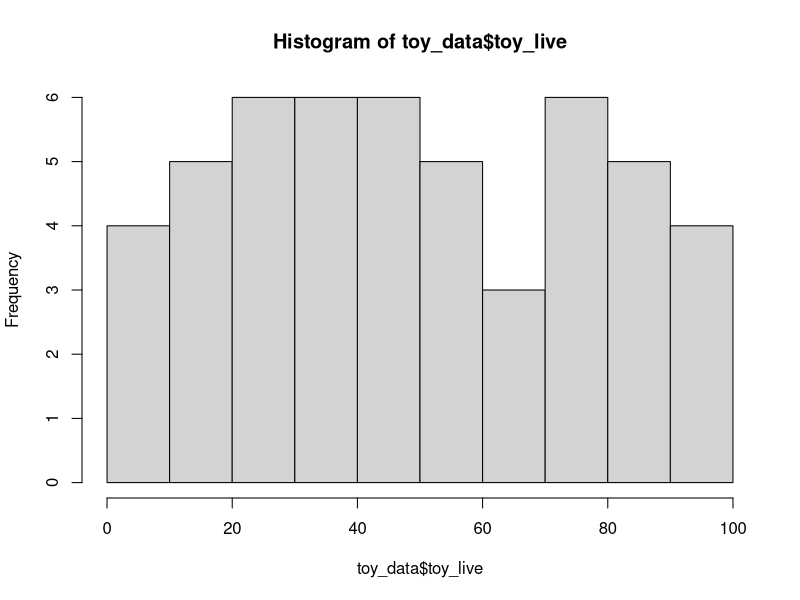
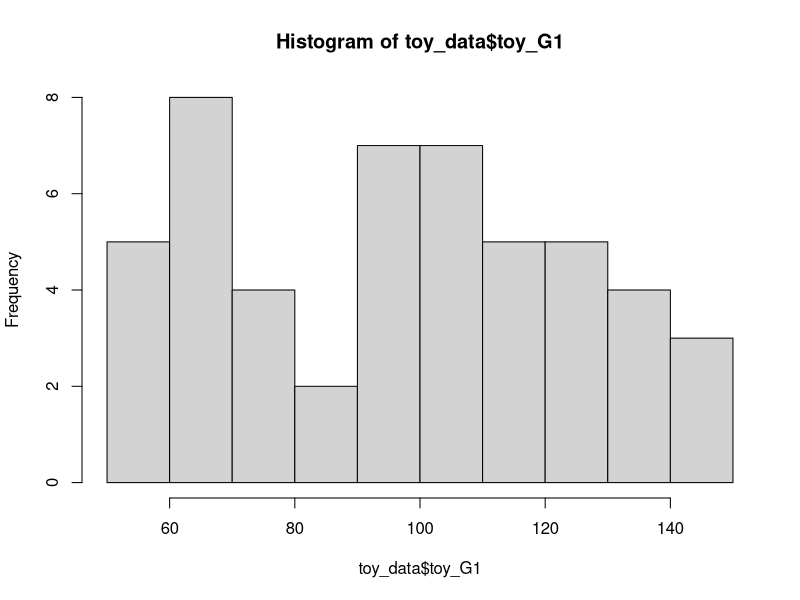
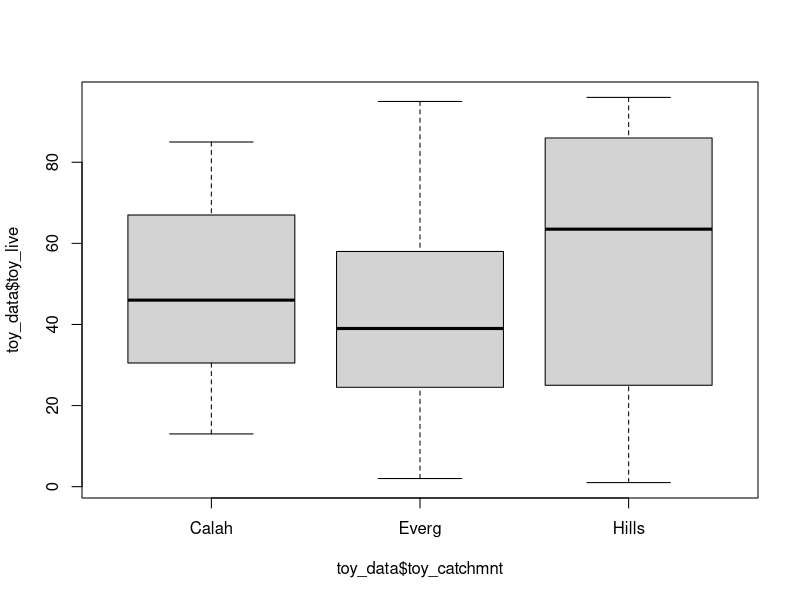
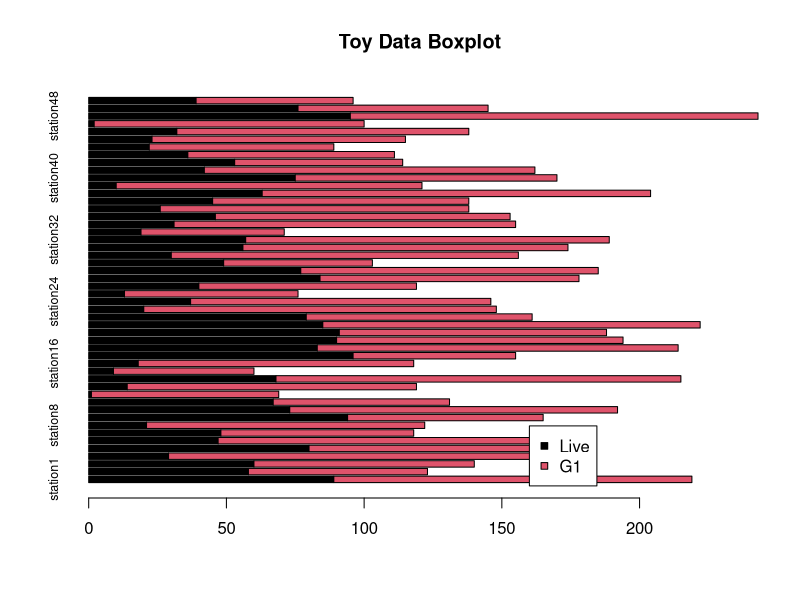
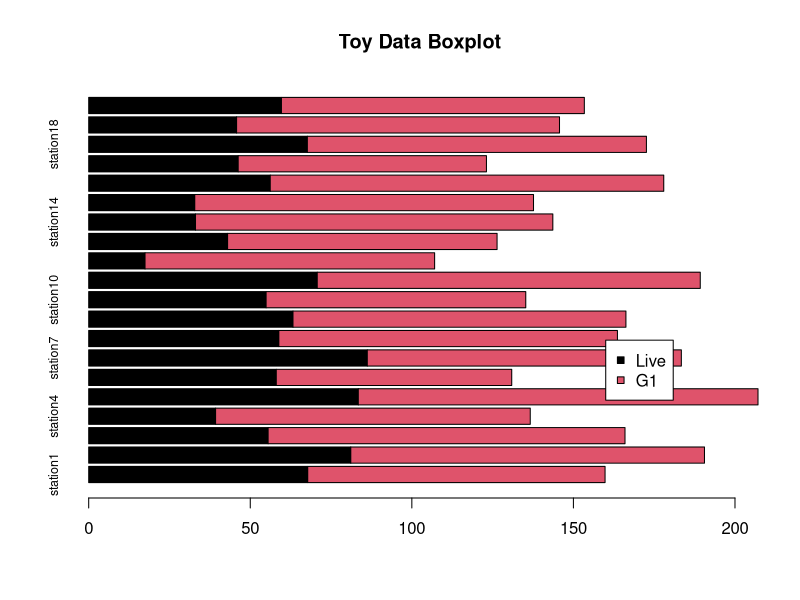
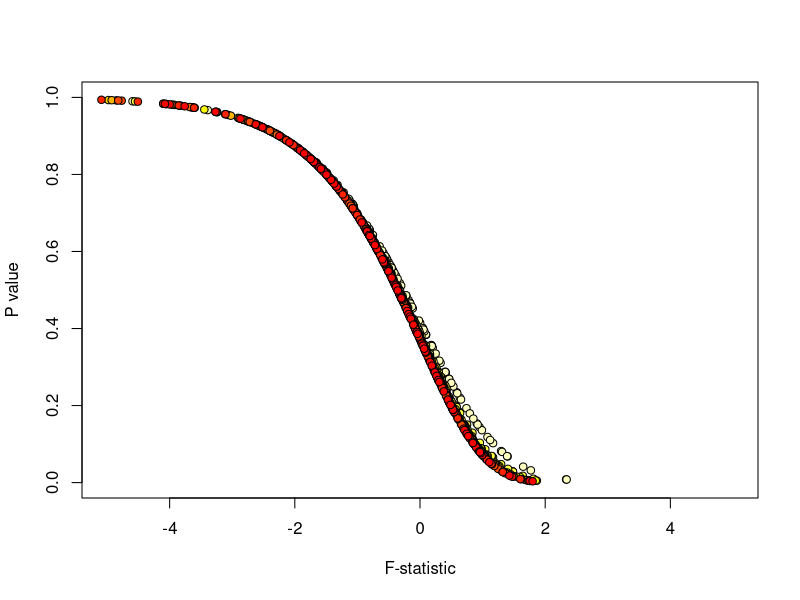
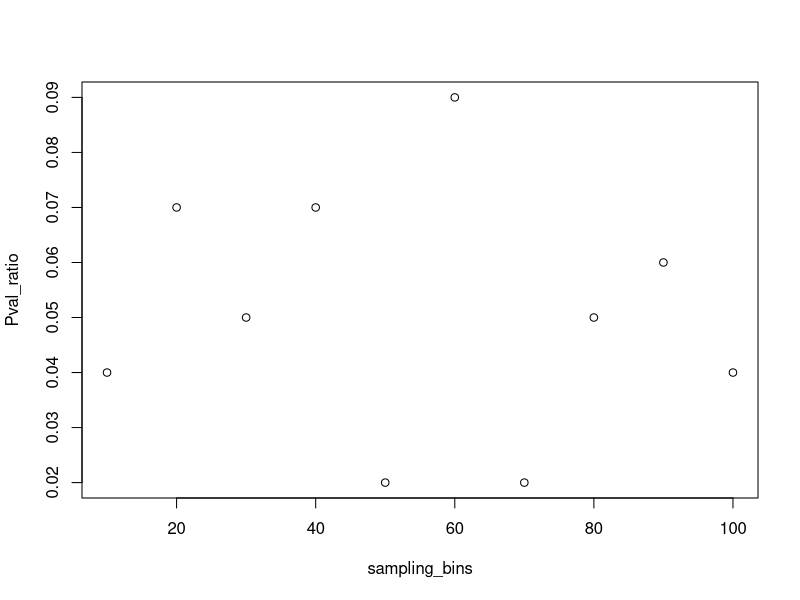
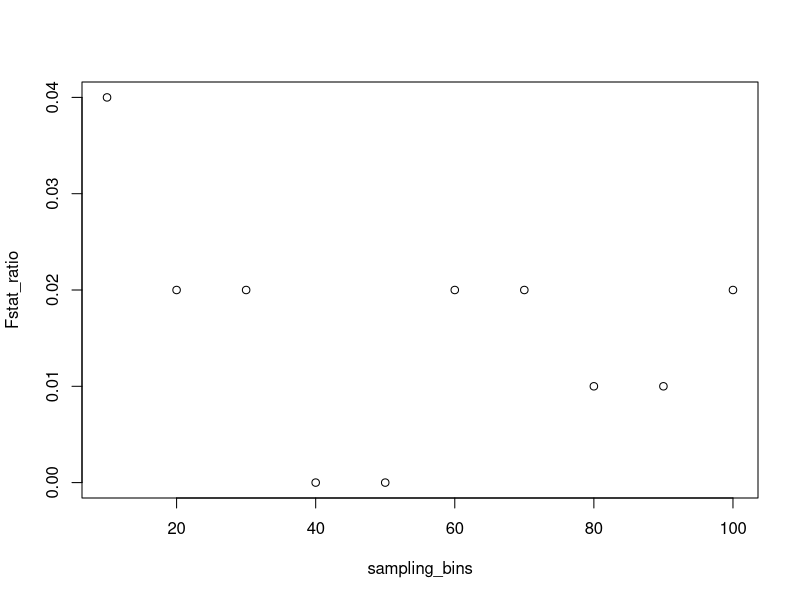

Write the R code that produced these figures, in order.
#Sandbox for course development code.

#Let's do some basic stuff with the Gulf of Mexico data.

live = read.csv('data/Live.csv', header = TRUE, row.names = "X") #Read data.
G1 = read.csv('data/G1.csv', header = TRUE, row.names = "X")

stations = row.names(live)

station_sums = apply(live,1,sum)

taxa_sums = apply(live,2,sum)

#Let's make a toy dataset. 10 stations, 80 possible taxa.

toy_n = 50

toy_stations = paste0("station", c(1:toy_n))
toy_catchmnt = c(rep("Hills",toy_n*0.4),
                 rep("Calah",toy_n*0.3),
                 rep("Everg",toy_n*0.3))
toy_live = c(sample(c(1:100),toy_n))
toy_G1 = c(sample(c(50:150),toy_n))

toy_data = data.frame(toy_stations,toy_catchmnt,toy_live,toy_G1)

#This makes a roughly scalable matrix-generating set of commands. Now we can explore it a little.

hist(toy_data$toy_live)

hist(toy_data$toy_G1)

boxplot(toy_data$toy_live ~ toy_data$toy_catchmnt)

toy.aov = aov(toy_data$toy_live ~ toy_data$toy_catchmnt)
toy_results = unlist(summary(toy.aov))

#Can extract the values for plotting.

toy_results['F value1']
toy_results['Pr(>F)1']

#Barplot to see basic results

barplot(t(toy_data[,3:4]),horiz = TRUE, names.arg = toy_data$toy_stations, cex.names = 0.75, srt = 90, main = "Toy Data Boxplot",col=c(1,2))
legend(160,9,c("Live","G1"),pch=22,pt.bg=c(1,2))

#It's randomized, but the above will occasionally give us a significant result! Toy with the sample size and see how it behaves.

#Notice how using a variable (toy_n) to replace numbers makes it easier to go back and adjust it.

#Since we know how to build one random dataset, we should consider making a function. Our goal is to replace all of the numbers in the code above with variables.

make_toy = function(x, #All it needs is for us to define the sample size. Now we can scale up our observations.
                    cat.names = c("Hills","Calah","Everg"), 
                    range_live = c(1,100), 
                    range_G1 = c(50,150), 
                    c.probs = c(0.4,0.3,0.3),
                    use_norm = FALSE) #We define the variables in our new function here.
  { #Here is where we code out what the function does
  toy_stations = paste0("station", c(1:x))
  toy_catchmnt = c(rep(cat.names,c.probs*x))
  if(use_norm == FALSE){
    toy_live = sample(c(range_live[1]:range_live[2]),x)
    toy_G1 = sample(c(range_G1[1]:range_G1[2]),x)
  } else {
    toy_live = rnorm(x,range_live[2] - ((range_live[2]-range_live[1])/2), 20)
    toy_G1 = rnorm(x,range_G1[2] - ((range_G1[2]-range_G1[1])/2), 15)
  }

  
  data.frame(toy_stations,toy_catchmnt,toy_live,toy_G1)
}

toy_data = make_toy(20, use_norm = TRUE)

barplot(t(toy_data[,3:4]),horiz = TRUE, names.arg = toy_data$toy_stations, cex.names = 0.75, srt = 90, main = "Toy Data Boxplot",col=c(1,2))
legend(160,9,c("Live","G1"),pch=22,pt.bg=c(1,2))

#Now, instead of looking at results individually, let's see what the range of possibilities are based on these parameters.

model_runs = 10 #Let's start with 10 runs.
toy_size = 100
Fstat = vector("numeric",model_runs)
Pval = vector("numeric",model_runs)

for(i in 1:model_runs){ #For every model run...
  toy_data = make_toy(toy_size) #Make a toy dataset
  toy.aov = aov(toy_data$toy_live ~ toy_data$toy_catchmnt) #Do the ANOVA on live vs G1
  toy_results = unlist(summary(toy.aov)) #Break down the results
  Fstat[i] = toy_results['F value1'] #Take F statistic and write to new variable
  Pval[i] = toy_results['Pr(>F)1'] #Take P value and write to new variable
}

#Now we can see how, given our paremeters, what the range of plausible outcomes are.

#How many times (out of 100) do we get a statistically significant result?

length(Pval[Pval < 0.05])/model_runs

#points(Fstat,Pval,col="green")
#hist(Fstat)

#We can loop this one more time and save our model runs at different levels of sampling effort (toy_size)

sampling_bins = seq(10,100,10)
bin_colors = heat.colors(length(sampling_bins),rev = TRUE)

Pval_ratio = vector("numeric",length(sampling_bins))
Fstat_ratio = vector("numeric",length(sampling_bins))
mean_Pval = vector("numeric",length(sampling_bins))
mean_Fstat = vector("numeric",length(sampling_bins))

Pval_matrix = matrix(nrow = 100, ncol = length(sampling_bins))
Fstat_matrix = matrix(nrow = 100, ncol = length(sampling_bins))

plot(0,0,xlim=c(-5,5),ylim=c(0,1),pch=NA,xlab="F-statistic",ylab="P value")

for(j in 1:length(sampling_bins)){
  
  model_runs = 100
  toy_size = sampling_bins[j]
  Fstat = vector("numeric",model_runs)
  Pval = vector("numeric",model_runs)
  
  for(i in 1:model_runs){ #For every model run...
    toy_data = make_toy(toy_size,use_norm = TRUE) #Make a toy dataset
    toy.aov = aov(toy_data$toy_live ~ toy_data$toy_catchmnt) #Do the ANOVA on live vs G1
    toy_results = unlist(summary(toy.aov)) #Break down the results
    Fstat[i] = toy_results['F value1'] #Take F statistic and write to new variable
    Pval[i] = toy_results['Pr(>F)1'] #Take P value and write to new variable
  }
  
  points(log(Fstat),Pval,pch=21,bg=bin_colors[j])
  
  Pval_ratio[j] = length(Pval[Pval < 0.05])/model_runs
  Fstat_ratio[j] = length(Fstat[Fstat > 5])/model_runs
  mean_Pval[j] = mean(Pval)
  mean_Fstat[j] = mean(Fstat)
  
  Pval_matrix[,j] = Pval
  Fstat_matrix[,j] = Fstat
  
}

plot(sampling_bins,Pval_ratio)
plot(sampling_bins,Fstat_ratio)
boxplot(Pval_matrix,ylab = "P value")

#What did we learn here?

#There's no relationship between the number of significant results and the sample size of the toy data sets! This seems weird. 

#The results tell us a couple things. F-statistic and P value show a logarithmic relationship in every set of modeled results, regardless of sample size.

#The likelihood of getting a spurious P value does not go down with sample size. We are always at risk of being misled by false positives.

#Let's do it again and make some real differences in the sample populations.

sampling_bins = seq(10,500,10)
bin_colors = heat.colors(length(sampling_bins),rev = TRUE)

Pval_ratio = vector("numeric",length(sampling_bins))
Fstat_ratio = vector("numeric",length(sampling_bins))
mean_Pval = vector("numeric",length(sampling_bins))
mean_Fstat = vector("numeric",length(sampling_bins))

Pval_matrix = matrix(nrow = 100, ncol = length(sampling_bins))
Fstat_matrix = matrix(nrow = 100, ncol = length(sampling_bins))

plot(0,0,xlim=c(-5,5),ylim=c(0,1),pch=NA,xlab="F-statistic",ylab="P value")

for(j in 1:length(sampling_bins)){
  
  model_runs = 100
  toy_size = sampling_bins[j]
  Fstat = vector("numeric",model_runs)
  Pval = vector("numeric",model_runs)
  
  for(i in 1:model_runs){ #For every model run...
    toy_data = make_toy(toy_size,use_norm = TRUE,range_live = c(100,150), range_G1 = c(250,300)) #Make a toy dataset
    toy.aov = aov(toy_data$toy_live ~ toy_data$toy_catchmnt) #Do the ANOVA on live vs G1
    toy_results = unlist(summary(toy.aov)) #Break down the results
    Fstat[i] = toy_results['F value1'] #Take F statistic and write to new variable
    Pval[i] = toy_results['Pr(>F)1'] #Take P value and write to new variable
  }
  
  points(log(Fstat),Pval,pch=21,bg=bin_colors[j])
  
  Pval_ratio[j] = length(Pval[Pval < 0.05])/model_runs
  Fstat_ratio[j] = length(Fstat[Fstat > 5])/model_runs
  mean_Pval[j] = mean(Pval)
  mean_Fstat[j] = mean(Fstat)
  
  Pval_matrix[,j] = Pval
  Fstat_matrix[,j] = Fstat
  
}

plot(sampling_bins,Pval_ratio)
plot(sampling_bins,Fstat_ratio)
boxplot(Pval_matrix,ylab = "P value")

#Found a basic fix for the simple model.

Hlive = toy_data[toy_data$toy_catchmnt == "Hills", 'toy_live']
HG1 = toy_data[toy_data$toy_catchmnt == "Hills", 'toy_G1']
all_obs = c(Hlive,HG1)
all_class= c(rep("live",length(Hlive)),rep("dead",length(HG1)))

test.aov = aov(all_obs~all_class)
summary(test.aov)
boxplot(all_obs ~ all_class)

#Let's look at how different distributions are expressed as variance.

my_df = sapply(1:100, function(x){ #Using function to create progressively larger runs of numbers that are equally spaced.
  seq(x, x*100, x)
})

apply(my_df, 2, var)

plot(apply(my_df, 2, var),
     type = "o",
     pch = 21, 
     bg = "orange")

lines(apply(my_df, 2, mad)*1000) #Here we're adding the MAD values for the same dataset, multiplied by 1000 to make them visible.

#Let's use something else to generate the data...how about repeated clusters of numbers?

test_range = c(5:13)

plot_var = sapply(1:100, function(test_range){
  var(rep(test_range, test_range))
})

plot_mad = sapply(1:100, function(test_range){
  mad(rep(test_range, test_range))
})

norm_range = c(5, 5,
      6, 6, 6,
      7, 7, 7, 7,
      8, 8, 8, 8, 8,
      9, 9, 9, 9, 9, 9,
      10, 10, 10, 10, 10,
      11, 11, 11, 11,
      12, 12, 12,
      13, 13)

v_range = c(
      5, 5, 5, 5, 5, 5,
      6, 6, 6, 6,
      7, 7, 7,
      8, 8,
      9,
      10, 10,
      11, 11, 11,
      12, 12, 12, 12,
      13, 13, 13, 13, 13)

#These structures work fine.

#Looking to make a custom function to plot this so I don't have to call it over and over.

plot_u = sapply(1:100, function(x){
  mean(rep(v_range, x))
})

plot_med = sapply(1:100, function(x){
  median(rep(v_range, x))
})

plot_var = sapply(1:100, function(x){
  var(rep(v_range, x))
})

plot_mad = sapply(1:100, function(x){
  mad(rep(v_range, x))
})

#The exact function from the markdown doc.

stat_lines = function(x,#Creating a function called "stat_lines" it expects some vector of data "x" and the following arguments
                      times = length(x), #Setting this to "length(x)" by default, so calling this won't always be necessary. But we can add our own numbers!
                      title = NA){ #Setting up a title object, defaulting to NA
  
  plot_u = sapply(1:times, function(y){ #Here's that fast custom function that creates means for the repeated set of numbers.
    mean(rep(x, y))
  })
  
  plot_med = sapply(1:times, function(y){ #Same, but for the median.
    median(rep(x, y))
  })
  
  plot_var = sapply(1:times, function(y){ #Same, but for variance.
    var(rep(x, y))
  })
  
  plot_mad = sapply(1:times, function(y){ #Same, but for median absolute deviation
    mad(rep(x, y))
  })
  
  stat_labels = c("mean", "median", "variance", "median abs. dev.")
  
  plot_stats = data.frame(plot_u, plot_med, plot_var, plot_mad)
  
  plot(0, 0, xlim = c(0, times), ylim = c(0, max(plot_stats)+1), pch = NA, xlab = "N repeats", ylab = "value", main =paste0(title," Repeated Statistics"))
  
  for(i in 1:ncol(plot_stats)){
    points(plot_stats[, i], type = "o", pch = 21, lty = i, bg = i, cex = 0.7)
    text(times*0.05+(i*(0.2*times)), min(plot_stats[, i])+(0.04*max(plot_stats)), labels = stat_labels[i])
  }
  
}

#Experiment in improving the function.

stat_lines = function(x,#Creating a function called "stat_lines" it expects some vector of data "x" and the following arguments
                      times = length(x), #Setting this to "length(x)" by default, so calling this won't always be necessary. But we can add our own numbers!
                      title = NA){ #Setting up a title object, defaulting to NA
  
  plot_u = sapply(1:times, function(y){ #Here's that fast custom function that creates means for the repeated set of numbers.
    mean(rep(x, y))
  })
  
  plot_med = sapply(1:times, function(y){ #Same, but for the median.
    median(rep(x, y))
  })
  
  plot_var = sapply(1:times, function(y){ #Same, but for variance.
    var(rep(x, y))
  })
  
  plot_mad = sapply(1:times, function(y){ #Same, but for median absolute deviation
    mad(rep(x, y))
  })
  
  stat_labels = c("mean", "median", "variance", "median abs. dev.")
  
  plot_stats = data.frame(plot_u, plot_med, plot_var, plot_mad)
  
  plot(0, 0, xlim = c(0, times), ylim = c(0, max(plot_stats)+1), pch = NA, xlab = "N repeats", ylab = "value", main =paste0(title," Repeated Statistics"))
  
  for(i in 1:ncol(plot_stats)){
    points(plot_stats[, i], type = "o", pch = 21, lty = i, bg = i, cex = 0.7)
    text(times*0.05+(i*(0.2*times)), min(plot_stats[, i])+(0.04*max(plot_stats)), labels = stat_labels[i])
  }
  
  fr_dist = table(x)
  
  #lines(rep(), 
  #      as.numeric(names(fr_dist))
  #      )
  
  #lines((table(x)/sum(table(x)))*100,
  #      lty = 3,
  #      col = "darkred",
  #      lwd = 1)
  
  barplot((table(x)/sum(table(x)))*100, horiz = TRUE, add = TRUE, axes = FALSE, ann = FALSE, axisnames = FALSE)
  
}

#Making different distributions 

# Grid of X-axis values
x <- seq(0, 8, 0.1)

# lambda = 2
plot(x, dexp(x, 2), type = "l",
     ylab = "", lwd = 2, col = "red")
# lambda = 1
lines(x, dexp(x, rate = 1), col = "blue", lty = 1, lwd = 2)

# Adding a legend
legend("topright", c(expression(paste(, lambda)), "2", "1"),
       lty = c(0, 1, 1), col = c("blue", "red"), box.lty = 0, lwd = 2)

#Looking at some different avenues for comparing things.

#Structure is off here need to work up a more interesting toy model.

#What does it need to look like in the end to reflect GoM surveys?
###Three tables (minimum)

###Station by species for each class (live, G1, etc.)
###Table of station data (coordinates, salinity, catchment, etc.)



#Thus, the model data set needs to be stations, taxa, and numbers. Numbers are defined by a probability distribution.

###This means that inputs need to be: stations, taxa_list, and distribution type.

#Will need to make some assumptions about spatial parameters, but we can assume a sort of reasonable grid for now.

### New Section - Coming up with a sampling scheme for critters on a map.

#We need to build a map object that holds key details.

fake_map = data.frame(x = rep(c(1:10), 10), #X grid coordinates up to desired sample size. Could modify to use another object.
                      y = as.vector(sapply(1:10, function(x){ #Y grid needs to be groups of 10 digits ascending to max.
                        rep(x, 10)
                      })),
                      elevation = as.vector(sapply(seq(10, 100, 10), function(x){ #Going to use elevation as an environmental gradient for dispersing taxa.
                        rep(x, 10)
                      })),
                      substrate = c(rep("clay", 20), rep("silt",40), rep("sand",40))) #Going to use this as taphonomic barrier.

palette(heat.colors(max(fake_map$elevation)))

substrates = unique(fake_map$substrate)

subst_vals = vector("numeric", length(fake_map$x))

for(i in 1:length(substrates)){
  subst_vals[fake_map$substrate == substrates[i]] = i
}


plot(fake_map$x, fake_map$y, pch = 20+subst_vals, bg = fake_map$elevation)

#Pulled from Week 4

my_df = sapply(1:1000, function(x){
  rnorm(100, mean = x*10, sd = 10)
})

apply(my_df, 2, var)

plot(apply(my_df, 2, var), type = "o", pch = 21, bg = "orange")
